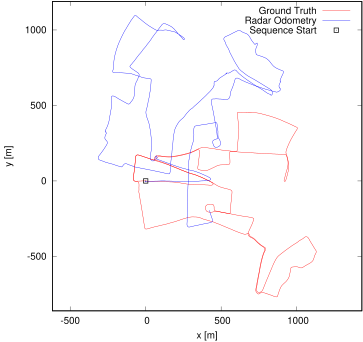

Reproduce this figure in gnuplot.
set term postscript eps enhanced color
set output "13.eps"
set size ratio -1
set xrange [-618:1432]
set yrange [-861:1189]
set xlabel "x [m]"
set ylabel "y [m]"
plot "13.txt" using 1:2 lc rgb "#FF0000" title 'Ground Truth' w lines,"13.txt" using 3:4 lc rgb "#0000FF" title 'Radar Odometry' w lines,"< head -1 13.txt" using 1:2 lc rgb "#000000" pt 4 ps 1 lw 2 title 'Sequence Start' w points
